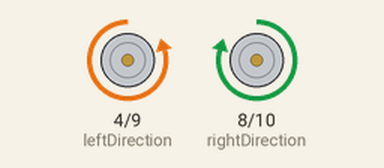
Simulated run of this sketch. Board: Arduino Uno, built with avr-gcc and run on an emulated ATmega328P. Parts: direction and speed pins drawn as motors (green arrow = direction pin HIGH = forward, orange = LOW = backward, longer = more drive). What the sketch prints to the serial monitor is not drawn.

Above: at 1.3 s.
At 4.6 s:
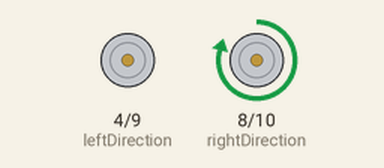
At 12.2 s:
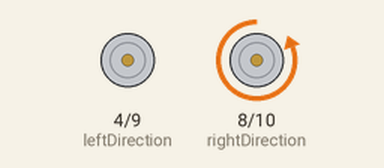
At 16.6 s:
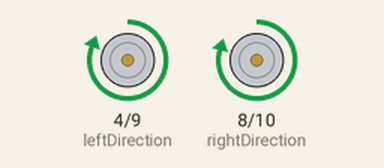
Timing chart, 0 to 17.5 s (numbered marks = the images above):
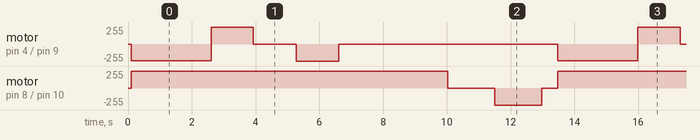

Measured:
- by itself, motor on pin 4 (leftDirection) / pin 9 (leftMotorSpeed): repeats every 13.4 s: forward 255/255 1.3 s, stopped 1.3 s, backward 255/255 1.3 s, stopped 6.9 s, backward 250/255 2.5 s
- by itself, motor on pin 8 (rightDirection) / pin 10 (rightMotorSpeed): repeats every 13.4 s: forward 255/255 1.5 s, stopped 1.5 s, backward 255/255 1.5 s, stopped 0.51 s, forward 250/255 8.5 s

The sketch:

Test_Motors.ino
```cpp
#define leftMotorSpeed 9
#define rightMotorSpeed 10
#define leftDirection 4
#define rightDirection 8


void setup(){
  pinMode(leftMotorSpeed, OUTPUT);
  pinMode(rightMotorSpeed, OUTPUT);
  pinMode(leftDirection, OUTPUT);
  pinMode(rightDirection, OUTPUT);

  Serial.begin(19200);
  delay(100);
}

void loop(){
  //Serial.print("1");
  setleftSpeed(-250);
  //Serial.println("Setting left to 180 and right to -180");
  setrightSpeed(250);
  delay(1200);
  completeMotorTest(); //runs our complete motor test
  //Delete or comment out the line above and write your own code in here
  //use pieces of code from the completeMotorTest() function below

  //What can you make the robot do?
      //lines, Donuts, figure 8's, a box, spirograph art?
}


void completeMotorTest(){  //tests every possible speed in forward and reverse for each wheel
  int d = 4; //milliseconds given for each speed,
  //using 2 ms enables this test be performed on a table or on the floor

//run left motor forward
  //ramp up the speed from stopped (0) to maximum forward speed (255)
  for (int speed = 0; speed <= 255; speed++){
    setleftSpeed(speed);
    delay(d);
  }
  //ramp down the left motor from maximum forward (255) speed to stopped (0)
  for (int speed = 255; speed >= 0; speed--){
    setleftSpeed(speed);
    delay(d);
  }

// run left motor backward
  //ramp up the speed from stopped to maximum backward speed (-255)
  for (int speed = 0; speed >= -255; speed--){
    setleftSpeed(speed);
    delay(d);
  }
  //ramp down the speed from maximum backward to stopped
  for (int speed = -255; speed <= 0; speed++){
    setleftSpeed(speed);
    delay(d);
  }

  delay(500);  // wait a second

// run right motor forward
  //ramp up the speed
  for (int speed = 0; speed <= 255; speed++){
    setrightSpeed(speed);
    delay(d);
  }
  //ramp down the speed
  for (int speed = 255; speed >= 0; speed--){
    setrightSpeed(speed);
    delay(d);
  }

// run right motor backward
  //ramp up
  for (int speed = 0; speed >= -255; speed--){
    setrightSpeed(speed);
    delay(d);
  }
  //ramp down
  for (int speed = -255; speed <= 0; speed++){
    setrightSpeed(speed);
    delay(d);
  }

  delay(500);  //wait a second
}

void setleftSpeed(int Lspeed){
  if (Lspeed==0){
    analogWrite(leftMotorSpeed, 0);
    digitalWrite(leftDirection, LOW);
    Serial.println("Setting left speed to 0");

  } else {
    if(Lspeed>0){
      digitalWrite(leftDirection, HIGH);
      analogWrite(leftMotorSpeed, Lspeed);
      Serial.println("left Fwd");

    }
    if(Lspeed<0){
      digitalWrite(leftDirection, LOW);
      analogWrite(leftMotorSpeed, abs(Lspeed) );
      Serial.println("left Bck");

    }
  }

}

void setrightSpeed(int Rspeed){
    if (Rspeed==0){
    analogWrite(rightMotorSpeed, 0);
    digitalWrite(rightDirection, LOW);
    Serial.println("Setting right Speed to 0");
  } else {
    if(Rspeed>0){
      digitalWrite(rightDirection, HIGH);
      analogWrite(rightMotorSpeed, Rspeed);
      Serial.println("right Fwd");
    }
    if(Rspeed<0){
      digitalWrite(rightDirection, LOW);
      analogWrite(rightMotorSpeed, abs(Rspeed) );
      Serial.println("right Bck");
   }
  }
}
```
